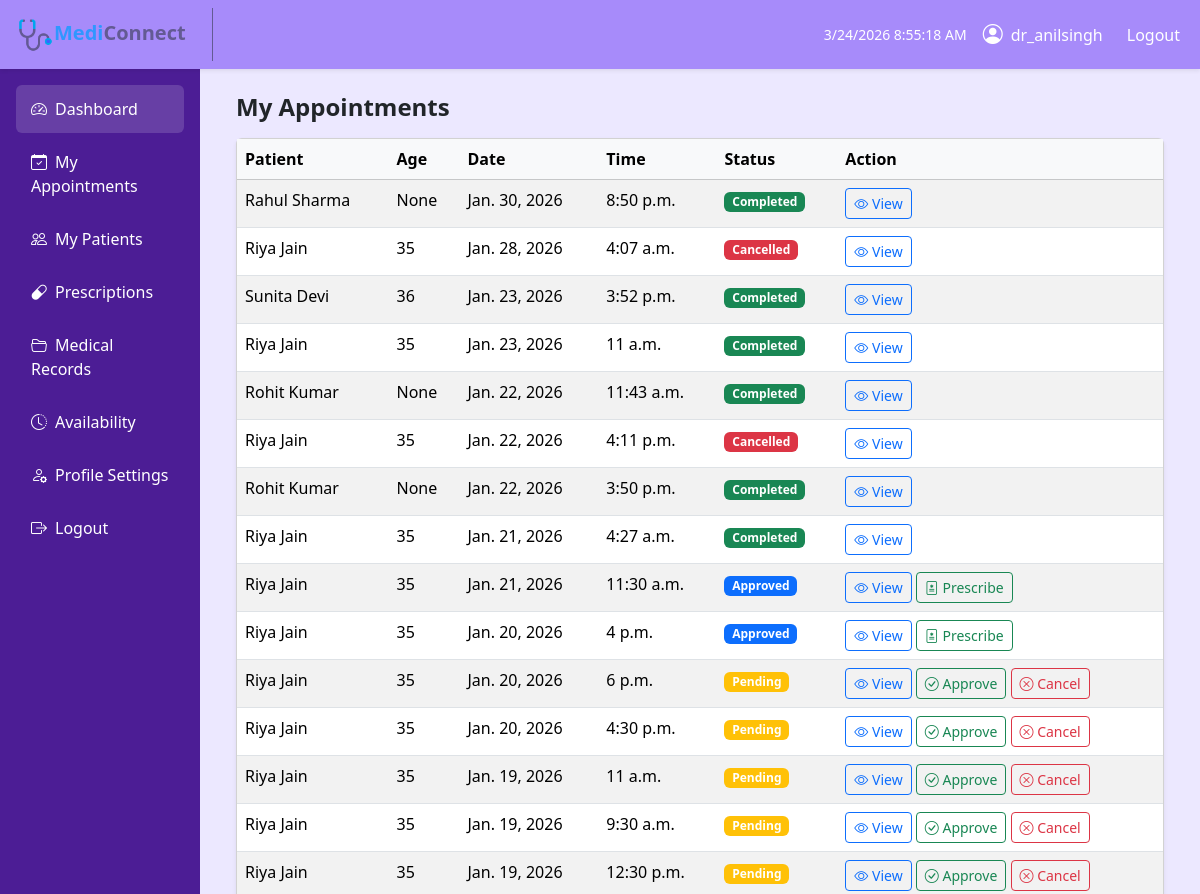
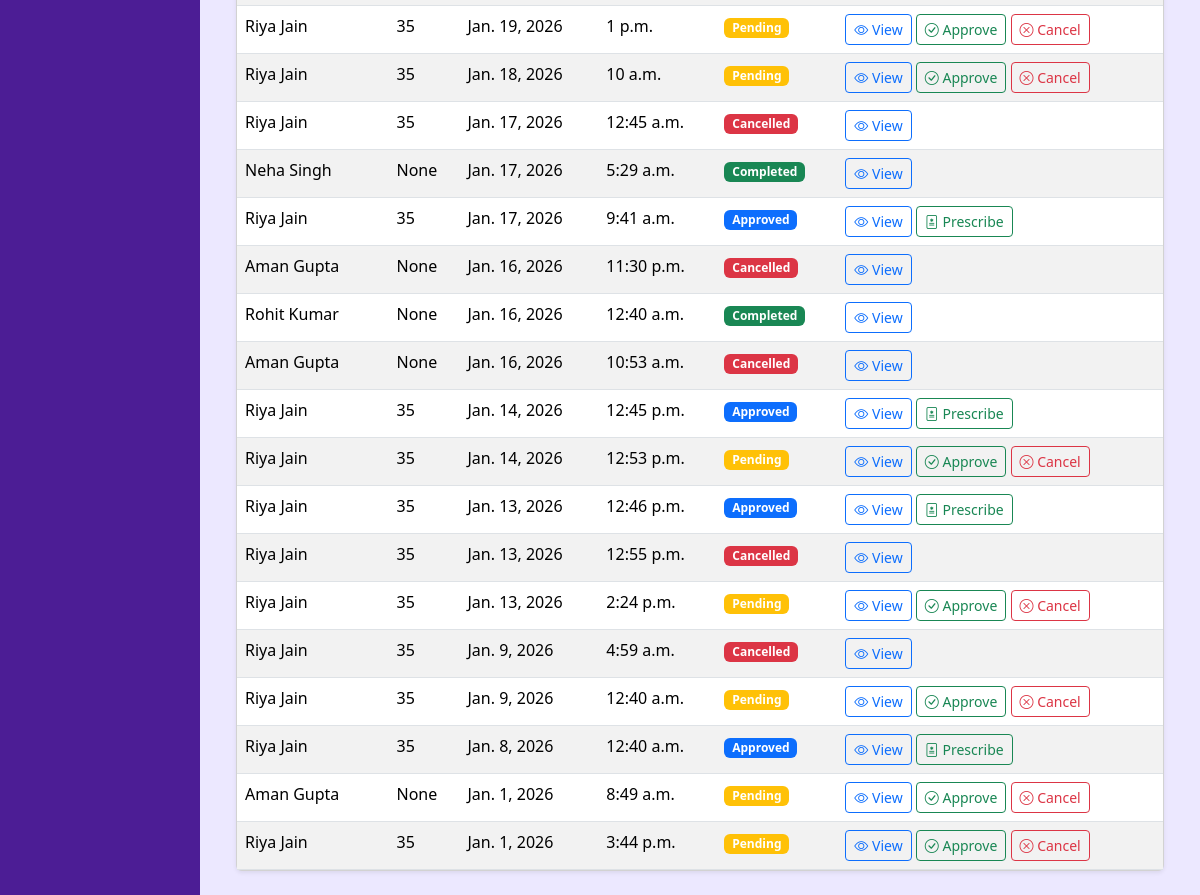
The app's page /doctor/appointments/ (signed in) with its own data (2 pictures, top to bottom).
### MediConnectApp/models.py (models this page shows, shortened)
class Appointment(models.Model):
    STATUS_CHOICES = (
        ("pending", "Pending"),
        ("approved", "Approved"),
        ("completed", "Completed"),
        ("cancelled", "Cancelled"),
    )
    appointment_id = models.CharField(max_length=10, unique=True, blank=True)
    patient = models.ForeignKey(PatientProfile, on_delete=models.CASCADE)
    doctor = models.ForeignKey(DoctorProfile, on_delete=models.CASCADE)
    appointment_date = models.DateField()
    appointment_time = models.TimeField()
    status = models.CharField(max_length=20, choices=STATUS_CHOICES, default="pending")
    created_at = models.DateTimeField(auto_now_add=True)

class PatientProfile(models.Model):
    GENDER_CHOICES = [
        ('male', 'Male'),
        ('female', 'Female'),
        ('other', 'Other'),
    ]
    user = models.OneToOneField(User, on_delete=models.CASCADE)
    patient_id = models.CharField(max_length=10, unique=True, blank=True)
    phone = models.CharField(max_length=15)
    age = models.PositiveIntegerField(blank=True, null=True)
    gender = models.CharField(max_length=10, choices=GENDER_CHOICES, blank=True)
    address = models.TextField(blank=True)
    created_at = models.DateTimeField(auto_now_add=True)
    def __str__(self):
        return self.user.first_name + " " + self.user.last_name

### MediConnectApp/views.py (the view)
# urls.py: path("doctor/appointments/", views.doctor_appointments_view, name="doctor_appointments"),
@login_required(login_url="login")
def doctor_appointments_view(request):
    user = request.user
    if not hasattr(user, "doctorprofile"):
        messages.error(request, "You are not authorized to access this page.")
        return redirect("login")
    doctor = user.doctorprofile
    appointments = Appointment.objects.filter(
        doctor=doctor
    ).order_by("-appointment_date")
    context = {
        "appointments": appointments
    }
    return render(
        request,
        "users/doctor/d_appointments.html",
        context
    )

### templates/users/doctor/d_appointments.html (shortened to what this page needs)
{% extends "users/doctor/d_base.html" %}
{% block content %}
<div class="container-fluid">
    <h4 class="fw-bold mb-3">My Appointments</h4>
    {% if appointments %}
        <div class="card shadow-sm">
            <div class="card-body p-0">
                <table class="table table-striped mb-0">
                    <thead class="table-light">
                        <tr>
                            <th>Patient</th>
                            <th>Age</th>
                            <th>Date</th>
                            <th>Time</th>
                            <th>Status</th>
                            <th>Action</th>
                        </tr>
                    </thead>
                    <tbody>
                        {% for ap in appointments %}
                        <tr>
                            <td>{{ ap.patient }}</td>
                            <td>{{ ap.patient.age }}</td>
                            <td>{{ ap.appointment_date }}</td>
                            <td>{{ ap.appointment_time }}</td>
                            <td>
                                {% if ap.status == "pending" %}
                                    <span class="badge bg-warning">Pending</span>
                                {% elif ap.status == "approved" %}
                                    <span class="badge bg-primary">Approved</span>
                                {% elif ap.status == "completed" %}
                                    <span class="badge bg-success">Completed</span>
                                {% elif ap.status == "cancelled" %}
                                    <span class="badge bg-danger">Cancelled</span>
                                {% endif %}
                            </td>
                            <td>
                                <a href="{% url 'doctor_view_appointment' ap.id %}"
                                class="btn btn-sm btn-outline-primary">
                                    <i class="bi bi-eye"></i> View
                                </a>
                                {% if ap.status == "pending" %}
                                    <a href="{% url 'doctor_approve_appointment' ap.id %}"
                                    class="btn btn-sm btn-outline-success">
                                        <i class="bi bi-check-circle"></i> Approve
                                    </a>
                                    <a href="{% url 'doctor_cancel_appointment' ap.id %}"
                                    class="btn btn-sm btn-outline-danger"
                                    onclick="return confirm('Cancel this appointment?');">
                                        <i class="bi bi-x-circle"></i> Cancel
                                    </a>
                                {% endif %}
                                {% if ap.status == "approved" %}
                                    <a href="{% url 'doctor_create_prescription' ap.id %}"
                                    class="btn btn-sm btn-outline-success">
                                        <i class="bi bi-file-medical"></i> Prescribe
                                    </a>
                                {% endif %}
                            </td>
                        </tr>
                        {% endfor %}
                    </tbody>
                </table>
            </div>
        </div>
    {% else %}
        <div class="alert alert-info">
            No appointments found.
        </div>
    {% endif %}
</div>
{% endblock %}

### templates/users/doctor/d_base.html (shortened to what this page needs)
{% load tz %}
<!DOCTYPE html>
{% load static %}
<html lang="en">
<head>
    <link href="https://cdn.jsdelivr.net/npm/bootstrap@5.3.2/dist/css/bootstrap.min.css" rel="stylesheet">
    <link href="https://cdn.jsdelivr.net/npm/bootstrap-icons@1.11.1/font/bootstrap-icons.css" rel="stylesheet">
</head>
<body>
<nav class="sticky-md-top navbar navbar-expand-lg navbar-dark shadow-sm" style="background-color: #A78BFA !important;">
    <div class="container-fluid">
        <a class="navbar-brand fw-bold" href="{% url 'doctor_dashboard' %}" style="color: #635a93; text-decoration: none; border-right-style: solid; border-right-color: #635a93; border-right-width: 1px; padding: 8px 26px 8px 5px;">
            <img src="{% static 'media\logos\mediconnect-logo.png' %}" width="37" height="37" alt="Logo"><b><span style="color: #2f97ff;">Medi</span>Connect</b>
        </a>
        <div class="d-flex align-items-center text-white">
            <span class="me-3 small" id="clock"></span>
            <i class="bi bi-person-circle fs-5 me-2"></i>
            <span class="me-3">{{ user.username }}</span>
            <ul class="navbar-nav ms-auto">
                {% if user.is_authenticated %}
                <li class="nav-item">
                    <a class="nav-link text-white" href="{% url 'logout' %}">
                        Logout
                    </a>
                </li>
                {% else %}
                <li class="nav-item">
                    <a class="nav-link text-white" href="{% url 'login' %}">
                        Login
                    </a>
                </li>
                {% endif %}
            </ul>
        </div>
    </div>
</nav>
<div class="container-fluid">
    <div class="row">
        <div class="col-md-3 col-lg-2 sidebar p-3">
            <a href="{% url 'doctor_dashboard' %}" class="active"><i class="bi bi-speedometer2 me-2"></i>Dashboard</a>
            <a href="{% url 'doctor_appointments' %}"><i class="bi bi-calendar-check me-2"></i>My Appointments</a>
            <a href="{% url 'doctor_patients' %}"><i class="bi bi-people me-2"></i>My Patients</a>
            <a href="{% url 'doctor_prescriptions' %}"><i class="bi bi-capsule me-2"></i>Prescriptions</a>
            <a href="{% url 'doctor_medical_records' %}"><i class="bi bi-folder2-open me-2"></i>Medical Records</a>
            <a href="{% url 'doctor_availability' %}"><i class="bi bi-clock-history me-2"></i>Availability</a>
            <a href="{% url 'doctor_profile_settings' %}"><i class="bi bi-person-gear me-2"></i>Profile Settings</a>
            <a href="{% url 'logout' %}"><i class="bi bi-box-arrow-right me-2"></i>Logout</a>
        </div>
        <div class="col-md-9 col-lg-10 p-4">
            {% block content %}{% endblock %}
        </div>
    </div>
</div>
</body>
</html>

### templates/users/doctor/d_base.html (style rules this page uses)
body { background-color: #ece8ff; }
.sidebar { min-height: 100vh; background: #4C1D95; }
.sidebar a { color: #fff; text-decoration: none; padding: 12px 15px; display: block; border-radius: 6px; margin-bottom: 5px; }
.sidebar a:hover, .sidebar a.active { background: rgba(255, 255, 255, 0.15); }
.navbar-brand { font-weight: 600; }

### records on screen
Appointment: patient "Rahul Sharma", patient.age "None", appointment_date "Jan. 30, 2026", appointment_time "8:50 p.m.", status "Completed"
Appointment: patient "Riya Jain", patient.age "35", appointment_date "Jan. 28, 2026", appointment_time "4:07 a.m.", status "Cancelled"
Appointment: patient "Sunita Devi", patient.age "36", appointment_date "Jan. 23, 2026", appointment_time "3:52 p.m.", status "Completed"
Appointment: patient "Riya Jain", patient.age "35", appointment_date "Jan. 23, 2026", appointment_time "11 a.m.", status "Completed"
Appointment: patient "Rohit Kumar", patient.age "None", appointment_date "Jan. 22, 2026", appointment_time "11:43 a.m.", status "Completed"
Appointment: patient "Riya Jain", patient.age "35", appointment_date "Jan. 22, 2026", appointment_time "4:11 p.m.", status "Cancelled"
Appointment: patient "Rohit Kumar", patient.age "None", appointment_date "Jan. 22, 2026", appointment_time "3:50 p.m.", status "Completed"
Appointment: patient "Riya Jain", patient.age "35", appointment_date "Jan. 21, 2026", appointment_time "4:27 a.m.", status "Completed"
Appointment: patient "Riya Jain", patient.age "35", appointment_date "Jan. 21, 2026", appointment_time "11:30 a.m.", status "Approved"
Appointment: patient "Riya Jain", patient.age "35", appointment_date "Jan. 20, 2026", appointment_time "4 p.m.", status "Approved"
Appointment: patient "Riya Jain", patient.age "35", appointment_date "Jan. 20, 2026", appointment_time "6 p.m.", status "Pending"
Appointment: patient "Riya Jain", patient.age "35", appointment_date "Jan. 20, 2026", appointment_time "4:30 p.m.", status "Pending"
Appointment: patient "Riya Jain", patient.age "35", appointment_date "Jan. 19, 2026", appointment_time "11 a.m.", status "Pending"
Appointment: patient "Riya Jain", patient.age "35", appointment_date "Jan. 19, 2026", appointment_time "9:30 a.m.", status "Pending"
Appointment: patient "Riya Jain", patient.age "35", appointment_date "Jan. 19, 2026", appointment_time "12:30 p.m.", status "Pending"
Appointment: patient "Riya Jain", patient.age "35", appointment_date "Jan. 19, 2026", appointment_time "1 p.m.", status "Pending"
Appointment: patient "Riya Jain", patient.age "35", appointment_date "Jan. 18, 2026", appointment_time "10 a.m.", status "Pending"
Appointment: patient "Riya Jain", patient.age "35", appointment_date "Jan. 17, 2026", appointment_time "12:45 a.m.", status "Cancelled"
Appointment: patient "Neha Singh", patient.age "None", appointment_date "Jan. 17, 2026", appointment_time "5:29 a.m.", status "Completed"
Appointment: patient "Riya Jain", patient.age "35", appointment_date "Jan. 17, 2026", appointment_time "9:41 a.m.", status "Approved"
Appointment: patient "Aman Gupta", patient.age "None", appointment_date "Jan. 16, 2026", appointment_time "11:30 p.m.", status "Cancelled"
Appointment: patient "Rohit Kumar", patient.age "None", appointment_date "Jan. 16, 2026", appointment_time "12:40 a.m.", status "Completed"
Appointment: patient "Aman Gupta", patient.age "None", appointment_date "Jan. 16, 2026", appointment_time "10:53 a.m.", status "Cancelled"
Appointment: patient "Riya Jain", patient.age "35", appointment_date "Jan. 14, 2026", appointment_time "12:45 p.m.", status "Approved"
Appointment: patient "Riya Jain", patient.age "35", appointment_date "Jan. 14, 2026", appointment_time "12:53 p.m.", status "Pending"
Appointment: patient "Riya Jain", patient.age "35", appointment_date "Jan. 13, 2026", appointment_time "12:46 p.m.", status "Approved"
Appointment: patient "Riya Jain", patient.age "35", appointment_date "Jan. 13, 2026", appointment_time "12:55 p.m.", status "Cancelled"
Appointment: patient "Riya Jain", patient.age "35", appointment_date "Jan. 13, 2026", appointment_time "2:24 p.m.", status "Pending"
Appointment: patient "Riya Jain", patient.age "35", appointment_date "Jan. 9, 2026", appointment_time "4:59 a.m.", status "Cancelled"
Appointment: patient "Riya Jain", patient.age "35", appointment_date "Jan. 9, 2026", appointment_time "12:40 a.m.", status "Pending"
Appointment: patient "Riya Jain", patient.age "35", appointment_date "Jan. 8, 2026", appointment_time "12:40 a.m.", status "Approved"
Appointment: patient "Aman Gupta", patient.age "None", appointment_date "Jan. 1, 2026", appointment_time "8:49 a.m.", status "Pending"
Appointment: patient "Riya Jain", patient.age "35", appointment_date "Jan. 1, 2026", appointment_time "3:44 p.m.", status "Pending"

### other values on screen
{{ user.username }} "dr_anilsingh"
